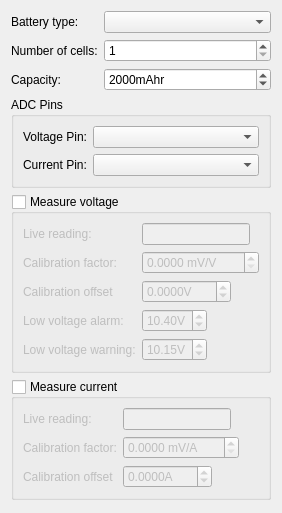
     <widget class="QWidget" name="tabBattery">
      <attribute name="title">
       <string>Battery</string>
      </attribute>
      <layout class="QVBoxLayout" name="verticalLayout_7">
       <item>
        <layout class="QFormLayout" name="formLayout_6">
         <item row="0" column="0">
          <widget class="QLabel" name="label_5">
           <property name="text">
            <string>Battery type:</string>
           </property>
          </widget>
         </item>
         <item row="0" column="1">
          <widget class="QComboBox" name="cb_batteryType"/>
         </item>
         <item row="1" column="0">
          <widget class="QLabel" name="label_6">
           <property name="sizePolicy">
            <sizepolicy hsizetype="Minimum" vsizetype="Preferred">
             <horstretch>0</horstretch>
             <verstretch>0</verstretch>
            </sizepolicy>
           </property>
           <property name="text">
            <string>Number of cells:</string>
           </property>
          </widget>
         </item>
         <item row="1" column="1">
          <widget class="QSpinBox" name="sb_numBatteryCells">
           <property name="minimum">
            <number>1</number>
           </property>
          </widget>
         </item>
         <item row="2" column="0">
          <widget class="QLabel" name="label_2">
           <property name="text">
            <string>Capacity:</string>
           </property>
          </widget>
         </item>
         <item row="2" column="1">
          <widget class="QSpinBox" name="sb_batteryCapacity">
           <property name="suffix">
            <string>mAhr</string>
           </property>
           <property name="minimum">
            <number>1</number>
           </property>
           <property name="maximum">
            <number>1000000</number>
           </property>
           <property name="singleStep">
            <number>100</number>
           </property>
           <property name="value">
            <number>2000</number>
           </property>
          </widget>
         </item>
        </layout>
       </item>
       <item>
        <widget class="QGroupBox" name="groupBox_2">
         <property name="title">
          <string>ADC Pins</string>
         </property>
         <layout class="QFormLayout" name="formLayout_9">
          <item row="0" column="0">
           <widget class="QLabel" name="label_23">
            <property name="text">
             <string>Voltage Pin:</string>
            </property>
           </widget>
          </item>
          <item row="1" column="0">
           <widget class="QLabel" name="label_24">
            <property name="text">
             <string>Current Pin:</string>
            </property>
           </widget>
          </item>
          <item row="0" column="1">
           <widget class="QComboBox" name="cbVoltagePin"/>
          </item>
          <item row="1" column="1">
           <widget class="QComboBox" name="cbCurrentPin"/>
          </item>
         </layout>
        </widget>
       </item>
       <item>
        <widget class="QGroupBox" name="gb_measureVoltage">
         <property name="title">
          <string>Measure voltage</string>
         </property>
         <property name="checkable">
          <bool>true</bool>
         </property>
         <property name="checked">
          <bool>false</bool>
         </property>
         <layout class="QFormLayout" name="formLayout">
          <property name="fieldGrowthPolicy">
           <enum>QFormLayout::FieldsStayAtSizeHint</enum>
          </property>
          <item row="0" column="0">
           <widget class="QLabel" name="label_14">
            <property name="text">
             <string>Live reading:</string>
            </property>
           </widget>
          </item>
          <item row="0" column="1">
           <widget class="QLineEdit" name="le_liveVoltageReading">
            <property name="readOnly">
             <bool>true</bool>
            </property>
           </widget>
          </item>
          <item row="1" column="0">
           <widget class="QLabel" name="label_13">
            <property name="text">
             <string>Calibration factor:</string>
            </property>
           </widget>
          </item>
          <item row="1" column="1">
           <widget class="QDoubleSpinBox" name="sb_voltageFactor">
            <property name="suffix">
             <string> mV/V</string>
            </property>
            <property name="decimals">
             <number>4</number>
            </property>
            <property name="maximum">
             <double>1000.000000000000000</double>
            </property>
            <property name="singleStep">
             <double>0.000010000000000</double>
            </property>
           </widget>
          </item>
          <item row="3" column="0">
           <widget class="QLabel" name="label_11">
            <property name="text">
             <string>Low voltage alarm:</string>
            </property>
           </widget>
          </item>
          <item row="3" column="1">
           <widget class="QDoubleSpinBox" name="sb_lowVoltageAlarm">
            <property name="suffix">
             <string>V</string>
            </property>
            <property name="singleStep">
             <double>0.100000000000000</double>
            </property>
            <property name="value">
             <double>10.400000000000000</double>
            </property>
           </widget>
          </item>
          <item row="4" column="0">
           <widget class="QLabel" name="label_12">
            <property name="text">
             <string>Low voltage warning:</string>
            </property>
           </widget>
          </item>
          <item row="4" column="1">
           <widget class="QDoubleSpinBox" name="sb_lowVoltageWarning">
            <property name="suffix">
             <string>V</string>
            </property>
            <property name="singleStep">
             <double>0.100000000000000</double>
            </property>
            <property name="value">
             <double>10.150000000000000</double>
            </property>
           </widget>
          </item>
          <item row="2" column="0">
           <widget class="QLabel" name="label_31">
            <property name="text">
             <string>Calibration offset</string>
            </property>
           </widget>
          </item>
          <item row="2" column="1">
           <widget class="QDoubleSpinBox" name="sb_voltageOffSet">
            <property name="suffix">
             <string>V</string>
            </property>
            <property name="decimals">
             <number>4</number>
            </property>
            <property name="minimum">
             <double>-100.000000000000000</double>
            </property>
            <property name="maximum">
             <double>100.000000000000000</double>
            </property>
            <property name="singleStep">
             <double>0.100000000000000</double>
            </property>
           </widget>
          </item>
         </layout>
        </widget>
       </item>
       <item>
        <widget class="QGroupBox" name="gb_measureCurrent">
         <property name="title">
          <string>Measure current</string>
         </property>
         <property name="checkable">
          <bool>true</bool>
         </property>
         <property name="checked">
          <bool>false</bool>
         </property>
         <layout class="QFormLayout" name="formLayout_2">
          <property name="fieldGrowthPolicy">
           <enum>QFormLayout::FieldsStayAtSizeHint</enum>
          </property>
          <item row="0" column="0">
           <widget class="QLabel" name="label_9">
            <property name="text">
             <string>Live reading:</string>
            </property>
           </widget>
          </item>
          <item row="1" column="0">
           <widget class="QLabel" name="label_8">
            <property name="text">
             <string>Calibration factor:</string>
            </property>
           </widget>
          </item>
          <item row="1" column="1">
           <widget class="QDoubleSpinBox" name="sb_currentFactor">
            <property name="suffix">
             <string> mV/A</string>
            </property>
            <property name="decimals">
             <number>4</number>
            </property>
            <property name="maximum">
             <double>1000.000000000000000</double>
            </property>
            <property name="singleStep">
             <double>0.000010000000000</double>
            </property>
           </widget>
          </item>
          <item row="0" column="1">
           <widget class="QLineEdit" name="le_liveCurrentReading">
            <property name="readOnly">
             <bool>true</bool>
            </property>
           </widget>
          </item>
          <item row="2" column="0">
           <widget class="QLabel" name="label_32">
            <property name="text">
             <string>Calibration offset</string>
            </property>
           </widget>
          </item>
          <item row="2" column="1">
           <widget class="QDoubleSpinBox" name="sb_currentOffSet">
            <property name="suffix">
             <string>A</string>
            </property>
            <property name="decimals">
             <number>4</number>
            </property>
            <property name="minimum">
             <double>-200.000000000000000</double>
            </property>
            <property name="maximum">
             <double>200.000000000000000</double>
            </property>
            <property name="singleStep">
             <double>0.100000000000000</double>
            </property>
           </widget>
          </item>
         </layout>
        </widget>
       </item>
       <item>
        <spacer name="verticalSpacer_6">
         <property name="orientation">
          <enum>Qt::Vertical</enum>
         </property>
         <property name="sizeHint" stdset="0">
          <size>
           <width>20</width>
           <height>2</height>
          </size>
         </property>
        </spacer>
       </item>
      </layout>
     </widget>
